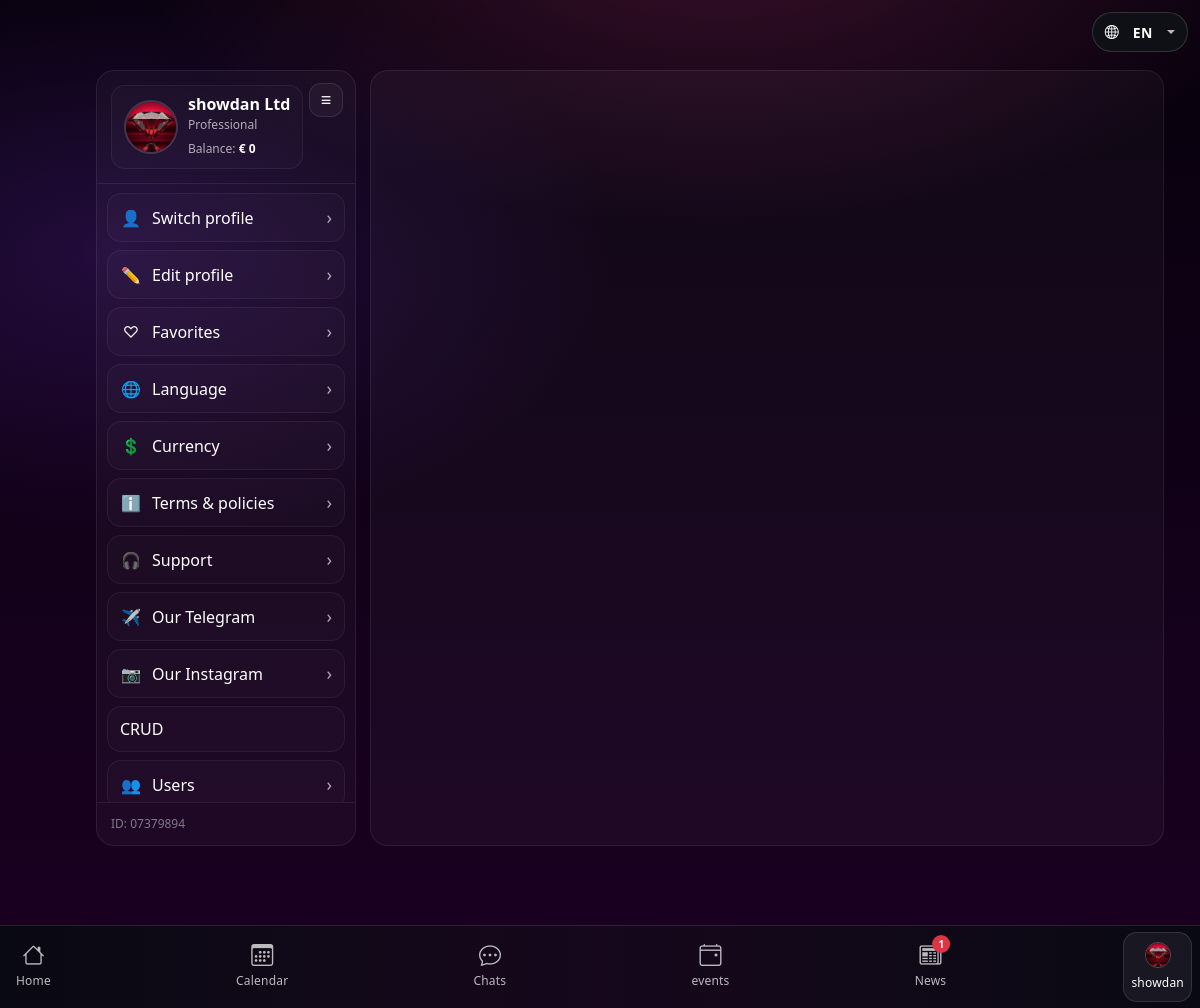
/en/accounts/dashboard/ (signed in), run on the app's committed database.
### accounts/models.py (models this page shows, shortened)
class Accounts(AbstractBaseUser, PermissionsMixin):
    class AccountType(models.TextChoices):
        PERSONAL = "personal", "Personal"
        PROFESSIONAL = "professional", "Professional"
    class Gender(models.TextChoices):
        PERSONAL = "male", "Male"
        PROFESSIONAL = "female", "Female"
    email = models.EmailField(unique=True)
    profile_picture = models.ImageField(
        upload_to="avatars/",
        blank=True,
        null=True,
        default="avatars/default.png",
    )
    professional_picture = models.ImageField(
        upload_to="professional_pictures/",
        blank=True,
        null=True,
        default="professional_pictures/default_professional.png",
    )
    communication_languages = models.ManyToManyField(
        "accounts.Language",
        blank=True,
        related_name="accounts_communication",
    )
    event_languages = models.ManyToManyField(
        "accounts.Language",
        blank=True,
        related_name="accounts_events",
    )
    accepted_event_categories = models.ManyToManyField(
        "events.EventCategory",
        blank=True,
        related_name="accepted_by_users",
    )
    first_name = models.CharField(max_length=80)
    last_name = models.CharField(max_length=80)
    nickname = models.CharField(max_length=220, blank=True, null=True)
    phone = models.CharField(max_length=30, blank=True)
    date_of_birth = models.DateField(null=True, blank=True)
    years_of_experience = models.PositiveSmallIntegerField(
        null=True,
        blank=True,
        default=0,
    )
    about_me = models.TextField(blank=True, default="")
    account_type = models.CharField(
        max_length=20,
        choices=AccountType.choices,
        default=AccountType.PERSONAL,
    )
    gender = models.CharField(max_length=20, choices=Gender.choices, blank=True, null=True)
    professions = models.ManyToManyField(
        Profession,
        blank=True,
        related_name="accounts",
    )
    currency = models.ForeignKey(
        "accounts.Currency",
        null=True,
        blank=True,
        on_delete=models.SET_NULL,
        related_name="accounts",
    )
    cost_per_hour = models.DecimalField(
        max_digits=10,
        decimal_places=2,
        null=True,
        blank=True,
    )
    cost_per_5_hours = models.DecimalField(
        max_digits=10,
        decimal_places=2,
        null=True,
        blank=True,
    )
    is_active = models.BooleanField(default=True)
    is_staff = models.BooleanField(default=False)
    date_joined = models.DateTimeField(default=timezone.now)
    country = models.CharField(max_length=120, blank=True, default="")
    city = models.CharField(max_length=120, blank=True, default="")
    address = models.CharField(max_length=255, blank=True, default="")
    public_id = models.CharField(
        max_length=8,
        unique=True,
        null=True,
        blank=True,
        db_index=True,
        help_text="Public-facing 8-digit user ID (non-guessable).",
    )
    objects = AccountsManager()
    USERNAME_FIELD = "email"
    REQUIRED_FIELDS = ["first_name", "last_name"]

class Currency(models.Model):
    name = models.CharField(max_length=80, unique=True)   # e.g. US Dollar
    sign = models.CharField(max_length=8)                 # e.g. $
    class Meta:
        ordering = ["name"]

### accounts/views.py (the view)
# urls.py: path("dashboard/", dashboard_view, name="dashboard"),
@login_required
def dashboard_view(request):
    u = request.user
    ctx = {
        "u": u,
        "is_pro": getattr(u, "account_type", None) == "professional",
    }
    return render(request, "accounts/dashboard.html", ctx)

### accounts/context_processors.py (called while the page is built)
def news_unread_count(request):
    if not getattr(request, "user", None) or not request.user.is_authenticated:
        return {"news_unread_count": 0}
    unread = (
        NewsPost.objects
        .filter(is_published=True)
        .exclude(reads__user=request.user)
        .count()
    )
    return {"news_unread_count": unread}

### templates/accounts/dashboard.html (shortened to what this page needs)
{% extends "base.html" %}
{% load static %}
{% load i18n %}
{% block content %}
<div class="dash-shell mx-auto">
  <div class="dash-layout" id="dashLayout">
    <aside class="dash-sidebar" id="dashSidebar">
      <div class="dash-sidebar-inner">
        <div class="dash-profile">
        <a class="dash-link"
             href="{% url 'accounts:dash_home' %}"
             hx-get="{% url 'accounts:dash_home' %}"
             hx-target="#dashMainCard"
             hx-swap="innerHTML"
             hx-push-url="true">
          <div class="dash-avatar">
            {% if u.profile_picture %}
              <img src="{{ u.profile_picture.url }}" alt="Profile picture">
            {% else %}
              <div class="dash-avatar-fallback">{{ u.first_name|default:"U"|slice:":1" }}</div>
            {% endif %}
          </div>
          <div class="dash-profile-meta">
            <div class="dash-name">{{ u.first_name }} {{ u.last_name }}</div>
            <div class="dash-role">{{ u.account_type|default:"user"|title }}</div>
            <div class="dash-balance">
              {% translate "Balance" %}:
              <span class="dash-balance-val">
                {% if u.currency %}{{ u.currency.sign }}{% endif %}
                {{ u.balance|default:"0" }}
              </span>
            </div>
          </div>
        </a>
          <button class="dash-collapse-btn" type="button" id="dashToggle" aria-label="Toggle sidebar">
            <span class="dash-toggle-icon">≡</span>
          </button>
        </div>
        <nav class="dash-nav">
          <a class="dash-link"
             href="{% url 'accounts:switch_profile' %}"
             hx-get="{% url 'accounts:switch_profile' %}"
             hx-target="#dashMainCard"
             hx-swap="innerHTML"
             hx-push-url="true">
            <span class="dash-ico">👤</span>
            <span class="dash-text">{% translate "Switch profile" %}</span>
            <span class="dash-arrow">›</span>
          </a>
          <a class="dash-link"
             href="{% url 'accounts:dash_profile_edit' %}"
             hx-get="{% url 'accounts:dash_profile_edit' %}"
             hx-target="#dashMainCard"
             hx-swap="innerHTML"
             hx-push-url="true">
            <span class="dash-ico">✏️</span>
            <span class="dash-text">{% translate "Edit profile" %}</span>
            <span class="dash-arrow">›</span>
          </a>
          <a class="dash-link"
             href="{% url 'accounts:favorites' %}"
             hx-get="{% url 'accounts:favorites' %}"
             hx-target="#dashMainCard"
             hx-swap="innerHTML"
             hx-push-url="true">
            <span class="dash-ico">♡</span>
            <span class="dash-text">{% translate "Favorites" %}</span>
            <span class="dash-arrow">›</span>
          </a>
          <a class="dash-link"
             href="{% url 'accounts:dash_language' %}"
               hx-get="{% url 'accounts:dash_language' %}"
               hx-target="#dashMainCard"
               hx-swap="innerHTML"
               hx-push-url="true">
            <span class="dash-ico">🌐</span>
            <span class="dash-text">{% translate "Language" %}</span>
            <span class="dash-arrow">›</span>
          </a>
          <a class="dash-link"
             href="{% url 'accounts:dash_currency' %}"
              hx-get="{% url 'accounts:dash_currency' %}"
               hx-target="#dashMainCard"
               hx-swap="innerHTML"
               hx-push-url="true">
            <span class="dash-ico">💲</span>
            <span class="dash-text">{% translate "Currency" %}</span>
            <span class="dash-arrow">›</span>
          </a>
          <a class="dash-link"
             href="{% url 'accounts:terms' %}"
               hx-get="{% url 'accounts:terms' %}"
               hx-target="#dashMainCard"
               hx-swap="innerHTML"
               hx-push-url="true">
            <span class="dash-ico">ℹ️</span>
            <span class="dash-text">{% translate "Terms & policies" %}</span>
            <span class="dash-arrow">›</span>
          </a>
          <a class="dash-link"
             href="{% url 'accounts:support' %}"
              hx-get="{% url 'accounts:support' %}"
               hx-target="#dashMainCard"
               hx-swap="innerHTML"
               hx-push-url="true">
            <span class="dash-ico">🎧</span>
            <span class="dash-text">{% translate "Support" %}</span>
            <span class="dash-arrow">›</span>
          </a>
          <a class="dash-link" href="https://t.me/YOUR_TELEGRAM" target="_blank" rel="noopener">
            <span class="dash-ico">✈️</span>
            <span class="dash-text">{% translate "Our Telegram" %}</span>
            <span class="dash-arrow">›</span>
          </a>
          <a class="dash-link" href="https://instagram.com/YOUR_INSTAGRAM" target="_blank" rel="noopener">
            <span class="dash-ico">📷</span>
            <span class="dash-text">{% translate "Our Instagram" %}</span>
            <span class="dash-arrow">›</span>
          </a>
          {% if request.user.is_staff %}
              <a class="dash-link"
                 href="{% url 'accounts:dash_crud_home' %}"
                 hx-get="{% url 'accounts:dash_crud_home' %}"
                 hx-target="#dashMainCard"
                 hx-swap="innerHTML"
                 hx-push-url="true">
                {% translate "CRUD" %}
              </a>
              <a class="dash-link"
                   href="{% url 'accounts:dash_crud_users_list' %}"
                   hx-get="{% url 'accounts:dash_crud_users_list' %}"
                   hx-target="#dashMainCard"
                   hx-swap="innerHTML"
                   hx-push-url="true">
                  <span class="dash-ico">👥</span>
                  <span class="dash-text">{% translate "Users" %}</span>
                  <span class="dash-arrow">›</span>
                </a>
            {% endif %}
        </nav>
        <div class="dash-footer">
          <div class="dash-footer-text">ID: {{ request.user.public_id }}</div>
        </div>
      </div>
    </aside>
    <main class="dash-main">
  <div class="dash-main-card" id="dashMainCard"
       hx-get="{% url 'accounts:dash_home' %}"
       hx-trigger="load"
       hx-target="this"
       hx-swap="innerHTML"
       hx-push-url="true">
  </div>
</main>
  </div>
</div>
{% endblock %}

### templates/base.html (shortened to what this page needs)
{% load static %}
{% load i18n %}
<!doctype html>
<html lang="en">
<head>
  <link
    href="https://cdn.jsdelivr.net/npm/bootstrap@5.3.2/dist/css/bootstrap.min.css" rel="stylesheet">
  <link rel="stylesheet" href="https://cdn.jsdelivr.net/npm/bootstrap-icons@1.11.3/font/bootstrap-icons.min.css">
    <link rel="stylesheet" href="{% static 'css/app.css' %}">
</head>
<body class="bg-light">
{% get_current_language as LANGUAGE_CODE %}
<div class="lang-float dropdown">
  <button class="btn btn-sm btn-dark lang-float-btn dropdown-toggle"
          type="button"
          data-bs-toggle="dropdown"
          aria-expanded="false"
          aria-label="Language">
    <i class="bi bi-globe2 me-2"></i>
    <span class="lang-code">{{ LANGUAGE_CODE|upper }}</span>
  </button>
</div>
<nav class="app-bottom-nav" role="navigation" aria-label="Primary">
  <div class="app-bottom-nav-inner">
    <a class="app-tab {% if request.resolver_match.url_name == 'home' %}is-active{% endif %}"
       href="{% url 'home' %}">
      <span class="app-ico">
        <i class="bi bi-house"></i>
      </span>
      <span class="app-label">{% translate "Home" %}</span>
    </a>
    <a class="app-tab {% if request.resolver_match.url_name == 'calendar' %}is-active{% endif %}"
       href="{% url 'events:calendar' %}">
      <span class="app-ico">
        <i class="bi bi-calendar3"></i>
      </span>
      <span class="app-label">{% translate "Calendar" %}</span>
    </a>
    <a class="app-tab {% if request.resolver_match.url_name == 'offers_inbox' %}is-active{% endif %}"
       href="{% url 'events:offers_inbox' %}">
      <span class="app-ico">
        <i class="bi bi-chat-dots"></i>
      </span>
      <span class="app-label">{% translate "Chats" %}</span>
    </a>
    <a class="app-tab {% if request.resolver_match.url_name == 'list' %}is-active{% endif %}"
       href="{% url 'events:list' %}">
      <span class="app-ico">
        <i class="bi bi-calendar4-event"></i>
      </span>
      <span class="app-label">{% translate "events" %}</span>
    </a>
<a class="app-tab {% if request.resolver_match.url_name == 'news' %}is-active{% endif %}"
   href="{% url 'accounts:news' %}">
  <span class="app-ico position-relative">
    <i class="bi bi-newspaper"></i>
    <span class="position-absolute top-0 start-100 translate-middle badge rounded-pill bg-danger"
          style="font-size:10px; line-height:1; padding:4px 6px;">
      {{ news_unread_count|default:0 }}
    </span>
  </span>
  <span class="app-label">{% translate "News" %}</span>
</a>
    {% if request.user.is_authenticated %}
      <a class="app-tab app-tab-profile {% if 'dashboard' in request.path %}is-active{% endif %}"
         href="{% url 'accounts:dash_home' %}">
        <span class="app-ico app-ico-avatar">
          <img
            src="{{ request.user.profile_picture.url }}"
            alt="Avatar"
            onerror="this.style.display='none';"
          >
        </span>
        <span class="app-label">
          {{ request.user.first_name|default:"Profile" }}
        </span>
      </a>
    {% endif %}
  </div>
</nav>
<div class="container-fluid py-4">
  {% block content %}{% endblock %}
</div>
</body>
</html>

### data on the page
Accounts: user.profile_picture (picture), user.first_name "showdan", profile_picture (picture), first_name "showdan", last_name "Ltd", account_type "Professional", currency.sign "€", user.public_id "07379894"

### other printed values
{{ LANGUAGE_CODE|upper }} "EN"
{{ news_unread_count|default:0 }} "1"
{{ u.balance|default:"0" }} "0"
